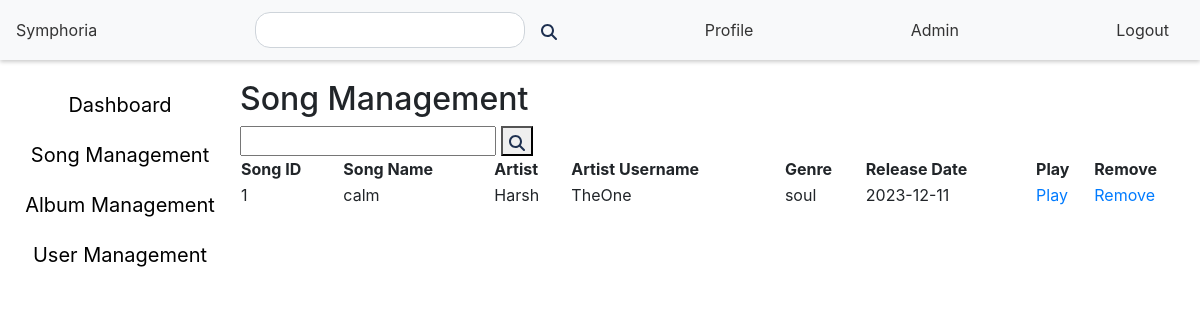
/admin/song_management (signed in), run on the app's committed database.
### models.py (models this page shows, shortened)
class Song(db.Model):
    id = db.Column(db.Integer, primary_key=True)
    name = db.Column(db.String(255), nullable=False)
    lyrics = db.Column(db.Text)
    release_date = db.Column(db.Date)
    genre = db.Column(db.String(64))
    flag = db.Column(db.Boolean, default=False)
    thumbnail = db.Column(db.String(255), nullable=False, unique=True)
    music_src = db.Column(db.String(255), nullable=False, unique=True)
    artist_id = db.Column(db.Integer, db.ForeignKey('user.id'), nullable=False)

class User(db.Model):
    id = db.Column(db.Integer, primary_key=True)
    username = db.Column(db.String(32), unique=True, nullable=False)
    passhash = db.Column(db.String(512), nullable=False)
    name = db.Column(db.String(64), nullable=False)
    role = db.Column(db.String(20), nullable=False)
    blacklist = db.Column(db.Boolean, default=False)
    albums = db.relationship('Album', backref='artist', lazy=True)
    songs = db.relationship('Song', backref='artist', lazy=True)
    playlists = db.relationship('Playlist', backref='user', lazy=True)
    admins = db.relationship('Admin', backref='user', lazy=True)
    @property
    def password(self):
        raise AttributeError('Password is not a readable attribute')

### routes.py (the view)
@app.route('/admin/song_management', methods=['GET','POST'])
def song_management():
    if 'user_id' not in session or (Admin.query.filter_by(id=session['user_id']).first() is None):
        flash('Please log in', 'info')
        return redirect(url_for('admin_login'))
    else:
        if request.method == 'POST':
            song_search = request.form.get('song_search')
            session['song_search_admin'] = song_search
            songs = Song.query.filter(Song.name.like(f'%{song_search}%')).all()
            return redirect(url_for('song_management', songs=songs, Admin=Admin))
        else:
            songs = Song.query.all()
            return render_template('song_management.html', songs=songs, Admin=Admin)

### templates/song_management.html (shortened to what this page needs)
{% extends 'layout.html' %}
{% block content %}
    <nav class="navbar">
        <a href="/">Symphoria</a>
        <form action="/search" method="POST">
            {% if session['search'] %}
                <input type="text" name="search" value="{{ session['search'] }}">
            {% else %}
                <input type="text" name="search" value="">
            {% endif %}
            <button type="submit"><img src="{{ url_for('static', filename='magnifying-glass-solid.svg') }}" alt=""></button>
        </form>
        <a href="/profile">Profile</a>
        {% if Admin.query.filter_by(id=session['user_id']).first() %}
            <a href="/admin">Admin</a>
        {% endif %}
        <a href="/logout">Logout</a>
    </nav>
    <div class="content-container">
    <div class="menubar">
        <a href="/admin">Dashboard</a>
        <a href='/admin/song_management'>Song Management</a>
        <a href='/admin/album_management'>Album Management</a>
        <a href="/admin/user_management">User Management</a>
    </div>
    <div class="info">
        <h2>Song Management</h2>
        <form method="POST">
            {% if session['song_search_admin'] %}
                <input type="text" name="song_search" value="{{ session['song_search_admin'] }}">
            {% else %}
                <input type="text" name="song_search" value="">
            {% endif %}
            <button type="submit"><img src="{{ url_for('static', filename='magnifying-glass-solid.svg') }}" alt=""></button>
        </form>
        <table>
            <tr>
                <th>Song ID</th>
                <th>Song Name</th>
                <th>Artist</th>
                <th>Artist Username</th>
                <th>Genre</th>
                <th>Release Date</th>
                <th>Play</th>
                <th>Remove</th>
            </tr>
            {% for song in songs %}
                <tr>
                    <td>{{ song.id }}</td>
                    <td>{{ song.name }}</td>
                    <td>{{ song.artist.name }}</td>
                    <td>{{ song.artist.username }}</td>
                    <td>{{ song.genre }}</td>
                    <td>{{ song.release_date }}</td>
                    <td><a href="/song/{{ song.id }}">Play</a></td>
                    <td><a href="/remove/song/{{ song.id }}">Remove</a></td>
                </tr>
            {% endfor %}
        </table>
    </div>
    </div>
{% endblock %}

### templates/layout.html (style rules this page uses)
.navbar { display: flex; justify-content: space-between; align-items: center; background-color: #f8f9fa; padding: 10px 20px; box-shadow: 0 2px 4px 0 rgba(0,0,0,0.2); height: 60px; }
.navbar a { text-decoration: none; color: #333; margin-right: 15px; }
.navbar form { display: flex; align-items: center; }
.navbar form input[type="text"] { border-radius: 15px; border: 1px solid #ced4da; padding: 5px 10px; margin-right: 10px; }
.navbar form button { background: none; border: none; }
.navbar form button img { width: 100%; height: auto; }
.menubar { display: flex; flex-direction: column; justify-content: space-around; align-items: center; margin-top: 20px; margin-bottom: 20px; width: 20%; height: 100%; }
.menubar a { text-decoration: none; color: black; font-size: 20px; padding: 10px; }
.info { display: flex; flex-direction: column; justify-content: space-around; margin-top: 20px; margin-bottom: 20px; width: 80%; height: 100%; }
.content-container { display: flex; flex-direction: row; justify-content: space-around; margin-left:0; margin-right:0; }

### data on the page
Song: id "1", name "calm", artist.name "Harsh", artist.username "TheOne", genre "soul", release_date "2023-12-11"
